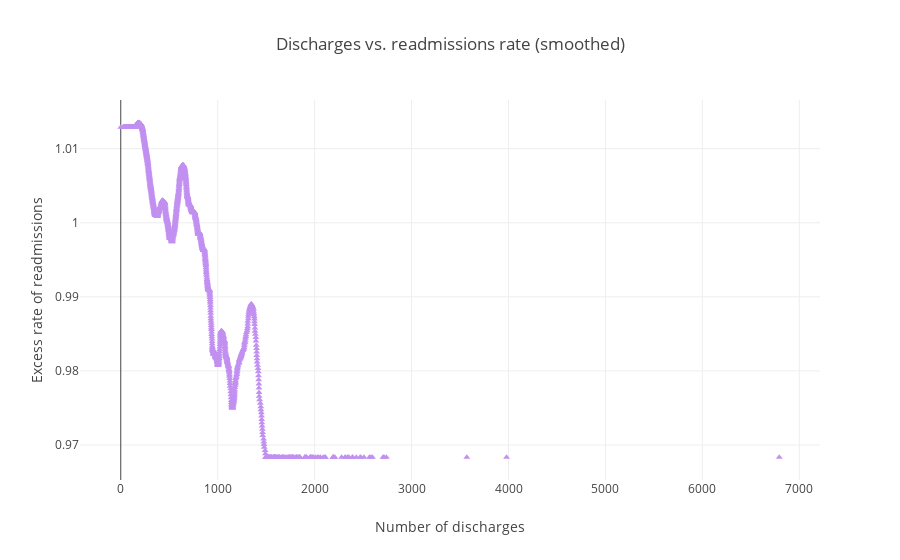

The notebook cell saved with this chart:
### Code cell
# generate a scatterplot for number of discharges vs. average excess rate of readmissions

# make list of number of discharges and average ratio
grouped = clean_hospital_read_df[['Number of Discharges', 'Excess Readmission Ratio']].groupby(['Number of Discharges']).mean()
grouped.reset_index(inplace=True)
x = list(grouped['Number of Discharges'])
y = list(grouped['Excess Readmission Ratio'])

data = go.Scatter(x=x,
                  y=smoothTriangle(y, 75),
                  mode='markers',
                  marker=dict(size=6, color='#C190F0', symbol='triangle-up'),
                  name='Moving Triangle - Degree 75')

layout = go.Layout(title='Discharges vs. readmissions rate (smoothed)',
                   xaxis=dict(title='Number of discharges'),
                   yaxis=dict(title='Excess rate of readmissions'),
                   showlegend=False)

fig = go.Figure(data=[data], layout=layout)
py.offline.iplot(fig)

### Figure 1 — Plotly figure (JSON) as saved in the notebook; plotly's stock layout.template omitted (floating-point values rounded to 4 significant figures; data arrays with more than 128 entries replaced by an {"elided": "..."} marker saying what was removed)
{"data": [{"marker": {"color": "#C190F0", "size": 6, "symbol": "triangle-up"}, "mode": "markers", "name": "Moving Triangle - Degree 75", "type": "scatter", "uid": "1c638b03-043b-43af-9a19-fcb0276fda32", "x": {"elided": "1294 int values"}, "y": {"elided": "1294 float values"}}], "layout": {"showlegend": false, "title": {"text": "Discharges vs. readmissions rate (smoothed)"}, "xaxis": {"title": {"text": "Number of discharges"}}, "yaxis": {"title": {"text": "Excess rate of readmissions"}}}}
